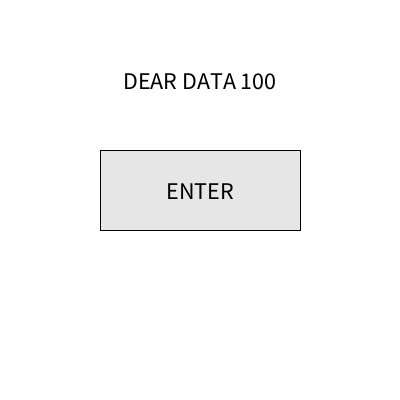
Frame 1 (no input)
Frame 60 (the mouse pressed at the canvas centre just before this capture): identical to frame 1, image omitted
Frame 120 (the mouse held since frame 60 and released just before this capture): blank canvas, image omitted

The Processing sketch that drew this single still picture (run headless with seeded random() and noise(); from frame 60 on, the mouse is pressed at the canvas centre):

// Processing sketch: DearDataMenuTest
// ── DearDataMenuTest.pde
boolean isDeleted = false;

int rectX = 100;
int rectY = 150;
int rectW = 200;
int rectH = 80;

void setup() {
  size(400, 400);
  textSize(24);
  textAlign(CENTER, CENTER);
}

void draw() {
  background(255);
  
  if (!isDeleted) {
    fill(0);
    text("DEAR DATA 100", 200, 80);
    
    fill(230);
    rect(rectX, rectY, rectW, rectH);
    
    fill(0);
    text("ENTER", rectX + rectW/2, rectY + rectH/2);
  }
}

void mousePressed() {
  if (mouseX >= rectX && mouseX <= rectX + rectW && 
      mouseY >= rectY && mouseY <= rectY + rectH) {
    isDeleted = true;
  }
}
